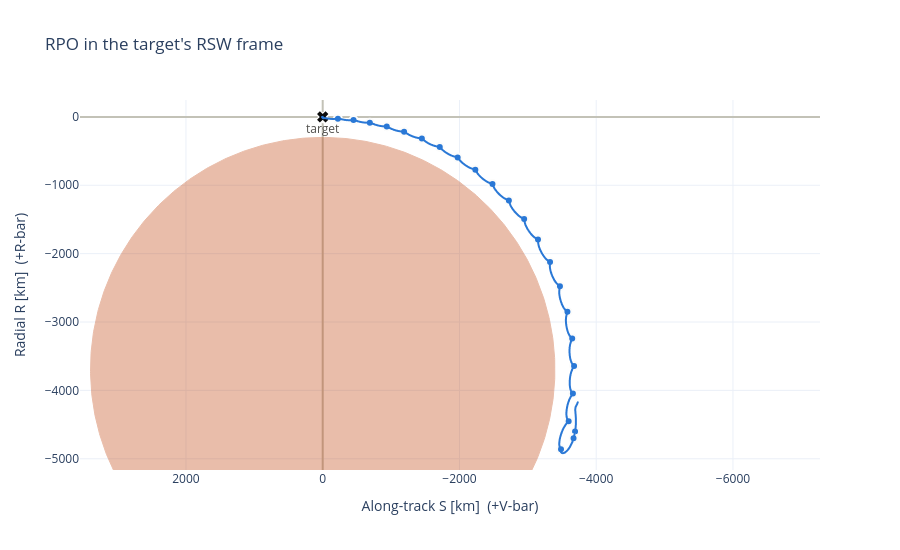
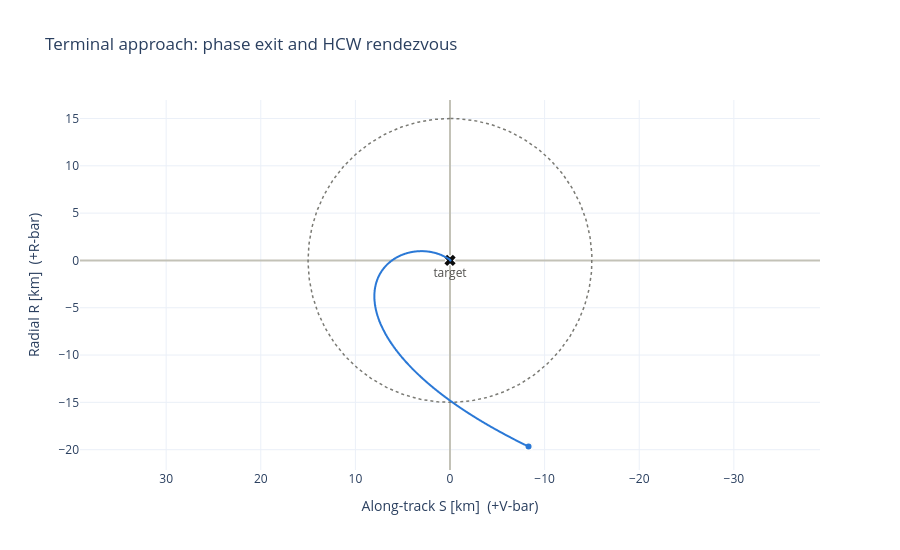
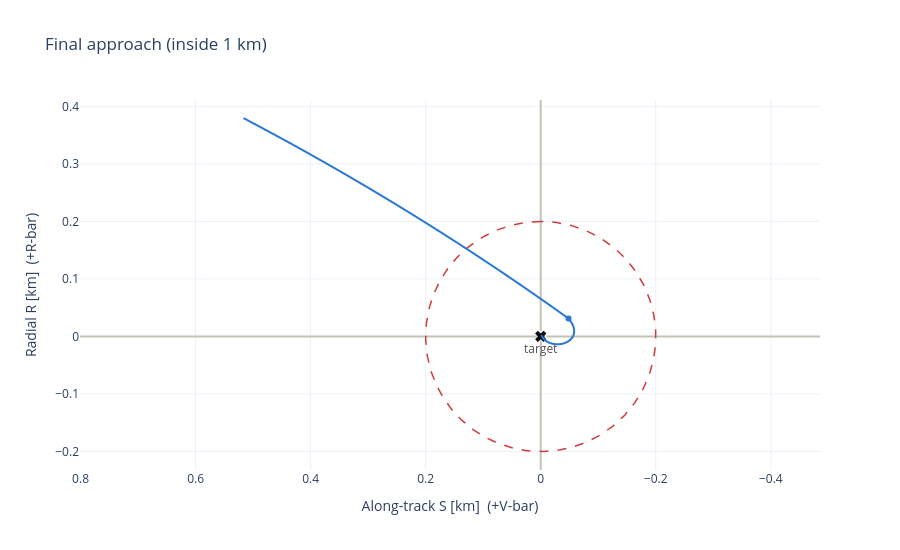

Notebook code cell kept with these figures, in order:
### Code cell
# Reference circles around the target
RSW_CIRCLES = [
    {"radius": 15 * KM_TO_M, "name": "HCW linear region (15 km)", "color": "#7a7a74", "dash": "dot"},
    {"radius": 200, "name": "Keep-out (200 m)", "color": "#d03b3b", "dash": "dash"},
]

ts_rsw, rv_rsw = tl.rsw_arrays(progress=True)
burns_tl = tl.burn_events()

# Full RPO, with Mars's surface for altitude context
fig_rsw = plot_rsw(
    ts_rsw[::5],
    rv_rsw[::5],
    burns_tl,
    title="RPO in the target's RSW frame",
    rho=TARGET_0.a,
    r_body=R_MARS,
    circles=RSW_CIRCLES,
)

# Terminal approach: phase exit through the HCW stop
t_exit = next(b.t_s for b in tl.burns if b.name.startswith("Burn 5"))
t_stop = next(b.t_s for b in tl.burns if b.name == "HCW stop")
m = (ts_rsw >= t_exit) & (ts_rsw <= t_stop)
fig_rsw_terminal = plot_rsw(
    ts_rsw[m],
    rv_rsw[m],
    [(t_b, name) for t_b, name in burns_tl if t_exit <= t_b <= t_stop],
    title="Terminal approach: phase exit and HCW rendezvous",
    circles=RSW_CIRCLES,
)

# Close-up: last 1 km, against the keep-out
m_close = m & (norm(rv_rsw[:, 0:3], axis=1) < 1 * KM_TO_M)
fig_rsw_close = plot_rsw(
    ts_rsw[m_close],
    rv_rsw[m_close],
    [(t_b, name) for t_b, name in burns_tl if t_b >= ts_rsw[m_close][0] and t_b <= t_stop],
    title="Final approach (inside 1 km)",
    circles=RSW_CIRCLES[1:],
)

### Figure 1 — Plotly figure (JSON) as saved in the notebook; plotly's stock layout.template omitted (floating-point values rounded to 4 significant figures; data arrays with more than 128 entries replaced by an {"elided": "..."} marker saying what was removed)
{"data": [{"fill": "toself", "fillcolor": "#c1440e", "hovertemplate": "surface<extra></extra>", "line": {"color": "#c1440e", "width": 1}, "mode": "lines", "name": "Surface", "opacity": 0.35, "type": "scatter", "x": {"elided": "721 float values"}, "y": {"elided": "721 float values"}}, {"hovertemplate": "HCW linear region (15 km)<extra></extra>", "line": {"color": "#7a7a74", "dash": "dot", "width": 1.5}, "mode": "lines", "name": "HCW linear region (15 km)", "type": "scatter", "x": {"elided": "361 float values"}, "y": {"elided": "361 float values"}}, {"hovertemplate": "Keep-out (200 m)<extra></extra>", "line": {"color": "#d03b3b", "dash": "dash", "width": 1.5}, "mode": "lines", "name": "Keep-out (200 m)", "type": "scatter", "x": {"elided": "361 float values"}, "y": {"elided": "361 float values"}}, {"customdata": {"elided": "5395 float values"}, "hovertemplate": "S = %{x:.3f} km<br>R = %{y:.3f} km<br>t = %{customdata:.2f} hr<extra></extra>", "line": {"color": "#2a78d6", "width": 2}, "mode": "lines", "name": "Chaser", "type": "scattergl", "x": {"elided": "5395 float values"}, "y": {"elided": "5395 float values"}}, {"hovertemplate": "%{text}<br>S = %{x:.3f} km<br>R = %{y:.3f} km<extra></extra>", "marker": {"color": "#2a78d6", "line": {"color": "#fcfcfb", "width": 2}, "size": 8}, "mode": "markers", "name": "Burns", "text": ["Burn 1 (plane)", "Burn 2 (Hohmann)", "Burn 3 (circularize + phase entry)", "Burn 4.0 (phasing)", "Burn 4.1 (phasing)", "Burn 4.2 (phasing)", "Burn 4.3 (phasing)", "Burn 4.4 (phasing)", "Burn 4.5 (phasing)", "Burn 4.6 (phasing)", "Burn 4.7 (phasing)", "Burn 4.8 (phasing)", "Burn 4.9 (phasing)", "Burn 4.10 (phasing)", "Burn 4.11 (phasing)", "Burn 4.12 (phasing)", "Burn 4.13 (phasing)", "Burn 4.14 (phasing)", "Burn 4.15 (phasing)", "Burn 4.16 (phasing)", "Burn 4.17 (phasing)", "Burn 4.18 (phasing)", "Burn 4.19 (phasing)", "Burn 5 (phase exit)", "HCW start", "HCW retarget 1", "HCW stop"], "type": "scatter", "x": [-3691.0, -3668.0, -3485.0, -3597.0, -3659.0, -3676.0, -3649.0, -3579.0, -3470.0, -3325.0, -3149.0, -2946.0, -2723.0, -2483.0, -2232.0, -1974.0, -1712.0, -1450.0, -1190.0, -936.8, -689.3, -450.5, -222.2, -8.02, -8.02, -0.04829, -0.001925], "y": [-4602.0, -4700.0, -4860.0, -4450.0, -4047.0, -3642.0, -3241.0, -2850.0, -2476.0, -2123.0, -1795.0, -1494.0, -1223.0, -982.7, -773.2, -593.1, -441.4, -316.8, -217.1, -140.5, -84.52, -47.19, -26.34, -19.53, -19.53, 0.03118, 0.0009419]}, {"hovertemplate": "target<extra></extra>", "marker": {"color": "#0b0b0b", "size": 10, "symbol": "x"}, "mode": "markers+text", "name": "Target", "text": ["target"], "textfont": {"color": "#52514e"}, "textposition": "bottom center", "type": "scatter", "x": [0], "y": [0]}], "layout": {"height": 550, "showlegend": false, "title": {"text": "RPO in the target's RSW frame"}, "xaxis": {"autorange": false, "range": [195.0, -3918.0], "title": {"text": "Along-track S [km]  (+V-bar)"}, "zeroline": true, "zerolinecolor": "#c3c2b7"}, "yaxis": {"autorange": false, "range": [-5164.0, 246.9], "scaleanchor": "x", "title": {"text": "Radial R [km]  (+R-bar)"}, "zeroline": true, "zerolinecolor": "#c3c2b7"}}}

### Figure 2 — Plotly figure (JSON) as saved in the notebook; plotly's stock layout.template omitted (floating-point values rounded to 4 significant figures; data arrays with more than 128 entries replaced by an {"elided": "..."} marker saying what was removed)
{"data": [{"hovertemplate": "HCW linear region (15 km)<extra></extra>", "line": {"color": "#7a7a74", "dash": "dot", "width": 1.5}, "mode": "lines", "name": "HCW linear region (15 km)", "type": "scatter", "x": {"elided": "361 float values"}, "y": {"elided": "361 float values"}}, {"hovertemplate": "Keep-out (200 m)<extra></extra>", "line": {"color": "#d03b3b", "dash": "dash", "width": 1.5}, "mode": "lines", "name": "Keep-out (200 m)", "type": "scatter", "x": {"elided": "361 float values"}, "y": {"elided": "361 float values"}}, {"customdata": {"elided": "1999 float values"}, "hovertemplate": "S = %{x:.3f} km<br>R = %{y:.3f} km<br>t = %{customdata:.2f} hr<extra></extra>", "line": {"color": "#2a78d6", "width": 2}, "mode": "lines", "name": "Chaser", "type": "scattergl", "x": {"elided": "1999 float values"}, "y": {"elided": "1999 float values"}}, {"hovertemplate": "%{text}<br>S = %{x:.3f} km<br>R = %{y:.3f} km<extra></extra>", "marker": {"color": "#2a78d6", "line": {"color": "#fcfcfb", "width": 2}, "size": 8}, "mode": "markers", "name": "Burns", "text": ["Burn 5 (phase exit)", "HCW start", "HCW retarget 1", "HCW stop"], "type": "scatter", "x": [-8.3, -8.3, -0.04829, -0.001784], "y": [-19.66, -19.66, 0.03118, 0.00089]}, {"hovertemplate": "target<extra></extra>", "marker": {"color": "#0b0b0b", "size": 10, "symbol": "x"}, "mode": "markers+text", "name": "Target", "text": ["target"], "textfont": {"color": "#52514e"}, "textposition": "bottom center", "type": "scatter", "x": [0], "y": [0]}], "layout": {"height": 550, "showlegend": false, "title": {"text": "Terminal approach: phase exit and HCW rendezvous"}, "xaxis": {"autorange": "reversed", "title": {"text": "Along-track S [km]  (+V-bar)"}, "zeroline": true, "zerolinecolor": "#c3c2b7"}, "yaxis": {"scaleanchor": "x", "title": {"text": "Radial R [km]  (+R-bar)"}, "zeroline": true, "zerolinecolor": "#c3c2b7"}}}

### Figure 3 — Plotly figure (JSON) as saved in the notebook; plotly's stock layout.template omitted (floating-point values rounded to 4 significant figures; data arrays with more than 128 entries replaced by an {"elided": "..."} marker saying what was removed)
{"data": [{"hovertemplate": "Keep-out (200 m)<extra></extra>", "line": {"color": "#d03b3b", "dash": "dash", "width": 1.5}, "mode": "lines", "name": "Keep-out (200 m)", "type": "scatter", "x": {"elided": "361 float values"}, "y": {"elided": "361 float values"}}, {"customdata": {"elided": "1032 float values"}, "hovertemplate": "S = %{x:.3f} km<br>R = %{y:.3f} km<br>t = %{customdata:.2f} hr<extra></extra>", "line": {"color": "#2a78d6", "width": 2}, "mode": "lines", "name": "Chaser", "type": "scattergl", "x": {"elided": "1032 float values"}, "y": {"elided": "1032 float values"}}, {"hovertemplate": "%{text}<br>S = %{x:.3f} km<br>R = %{y:.3f} km<extra></extra>", "marker": {"color": "#2a78d6", "line": {"color": "#fcfcfb", "width": 2}, "size": 8}, "mode": "markers", "name": "Burns", "text": ["HCW retarget 1", "HCW stop"], "type": "scatter", "x": [-0.04829, -0.001784], "y": [0.03118, 0.00089]}, {"hovertemplate": "target<extra></extra>", "marker": {"color": "#0b0b0b", "size": 10, "symbol": "x"}, "mode": "markers+text", "name": "Target", "text": ["target"], "textfont": {"color": "#52514e"}, "textposition": "bottom center", "type": "scatter", "x": [0], "y": [0]}], "layout": {"height": 550, "showlegend": false, "title": {"text": "Final approach (inside 1 km)"}, "xaxis": {"autorange": "reversed", "title": {"text": "Along-track S [km]  (+V-bar)"}, "zeroline": true, "zerolinecolor": "#c3c2b7"}, "yaxis": {"scaleanchor": "x", "title": {"text": "Radial R [km]  (+R-bar)"}, "zeroline": true, "zerolinecolor": "#c3c2b7"}}}
